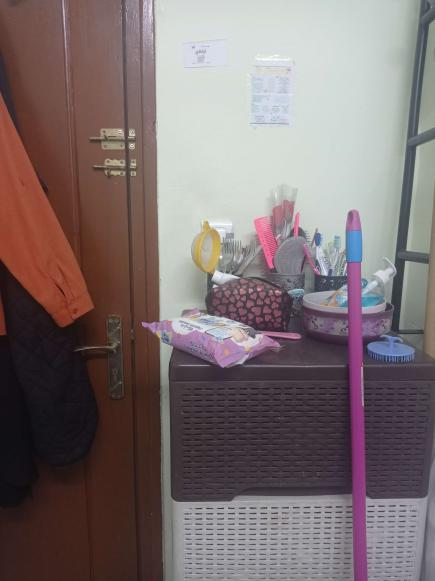
#> input picture src/A1.jpg, 435 x 581 px
$ jupyter execute --allow-errors main.ipynb
#> lines starting #> are read from the running program, lines starting #| are printed output that depends on the picture
### analogy.py
import numpy as np
import cv2
from sklearn.feature_extraction.image import extract_patches_2d as extract
from sklearn.neighbors import NearestNeighbors
import pyflann as pyflann

"""
To get pyflann to work I had to copy the x64 directory from Lib>site-packages>pyflann>lib>win32
into envs>python>Lib>site-packages>pyflann>win32. If you have difficulties just use sklearn, and remove references
to pyflann.
"""

# on devise sur 255 pour normalisee ce qui facilite les calcules
def read_images(apath, appath, bpath):
#> called with apath = 'src/A1.jpg', appath = 'src/Ap1.jpg', bpath = 'src/B1.jpg'
    imgA = cv2.imread(apath, cv2.IMREAD_UNCHANGED)/255.0
    imgAp = cv2.imread(appath, cv2.IMREAD_UNCHANGED)/255.0
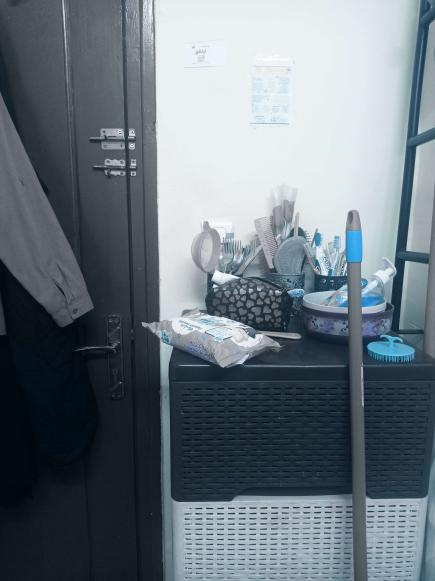
#> input picture src/Ap1.jpg, 435 x 581 px
    imgB = cv2.imread(bpath, cv2.IMREAD_UNCHANGED)/255.0
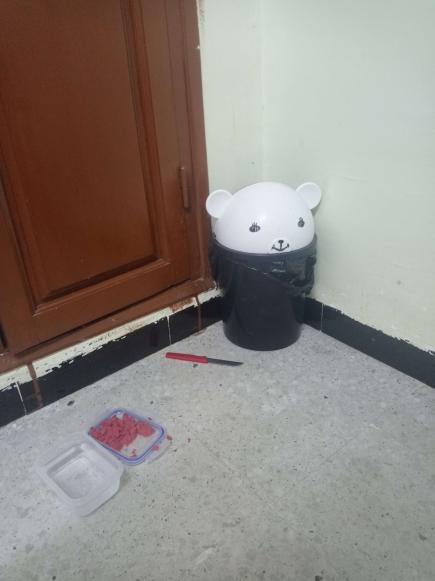
#> input picture src/B1.jpg, 435 x 581 px

    return imgA, imgAp, imgB


# [9 lines left out: function add_pairs, not called in this run]

#section
def remap_y(imgA,imgB):
    meanA = np.mean(imgA)
    sdA = np.std(imgA)
    meanB = np.mean(imgB)
    sdB = np.std(imgB)

    imgA_remapped = sdB/sdA*(imgA-meanA)+meanB

    return imgA_remapped


def rgb2yiq(image, remap=False, remap_target=None, feature='y'):
    yiq_xform = np.array([[0.299, 0.587, 0.114], #ROUGE
                          [0.596, -0.275, -0.321], #Vert
                         [0.212, -0.523, 0.311]]) #bleu
    yiq = np.dot(image, yiq_xform.T.copy())

    if remap:
        remap_y(image, remap_target)
    if feature == 'y':
        return yiq[:,:,0]
    elif feature == 'yiq':
        return yiq


# [7 lines left out: function yiq2rgb, not called in this run]


def get_pyramid(image, levels):
    img = image.copy()
    pyr = [img]
    for i in range(levels):
        img = cv2.pyrDown(img) #downsampling
        pyr.append(img)

    return pyr


def get_features(img, causal=False):

    #create 5x5 neighborhood for L, pad so that feature list is correct dimensions
    #Cette ligne crée une copie de l'image img avec un bord de 2 pixels en haut, en bas, à gauche et à droite.
    #  Cela permet de s'assurer que les fenêtres de voisinage de 5x5 pixels peuvent être correctement extraites
    #  autour de chaque pixel de l'image sans déborder des bords de l'image.
    patches = cv2.copyMakeBorder(img,2,2,2,2,cv2.BORDER_DEFAULT)
    #pour chaque pixel on extrait des voisinge de 5*5
    patches = extract(patches, (5, 5))
    if causal:
        features = np.zeros((img.shape[0],img.shape[1],12))
    else: # extriare 25 caracteristique
        features = np.zeros((img.shape[0],img.shape[1],25))

    height, width = img.shape  # dimensions of the current level of the gaussian pyramid
    for i in range(height):
        for j in range(width):
                features[i, j, :] = patches[i * width + j].flatten()[0:features.shape[2]]

    return features


# [98 lines left out: function make_analogy, not called in this run]


def make_analogy_color(lvl, Nlvl, A_L, Ap_L, B_L, Bp_L, s_L, kappa=0, method='pyflann'):
    A_f = get_features(rgb2yiq(A_L[lvl], remap=True, remap_target=B_L[lvl]))
    Ap_f = get_features(rgb2yiq(Ap_L[lvl], remap=True, remap_target=B_L[lvl]), causal=True)
    A_f = np.concatenate((A_f, Ap_f), 2)

    # initialize additional feature sets and B mats
    if lvl < Nlvl:
        Ad_f = cv2.resize(A_L[lvl+1], (A_L[lvl].shape[1],A_L[lvl].shape[0]), interpolation=cv2.INTER_CUBIC)
        Ad_f = get_features(rgb2yiq(Ad_f, remap=True, remap_target=B_L[lvl+1]))
        Apd_f = cv2.resize(Ap_L[lvl + 1], (Ap_L[lvl].shape[1], Ap_L[lvl].shape[0]), interpolation=cv2.INTER_CUBIC)
        Apd_f = get_features(rgb2yiq(Apd_f, remap=True, remap_target=B_L[lvl+1]))
        A_f = np.concatenate((A_f, Ad_f, Apd_f), 2)
        B1 = cv2.resize(B_L[lvl + 1], dsize=(B_L[lvl].shape[1], B_L[lvl].shape[0]), interpolation=cv2.INTER_CUBIC)
        Bp1 = cv2.resize(Bp_L[lvl + 1], dsize=(Bp_L[lvl].shape[1], Bp_L[lvl].shape[0]), interpolation=cv2.INTER_CUBIC)
        B1_border = cv2.copyMakeBorder(B1, 2, 2, 2, 2, cv2.BORDER_DEFAULT)
        Bp1_border = cv2.copyMakeBorder(Bp1, 2, 2, 2, 2, cv2.BORDER_DEFAULT)

    # initialize mat by taking previous pyramid level and resize it to the same shape as the current level
    # for lvl=Nlvl you can initialize it with current Ap or with some randomization function
    if lvl < Nlvl:
        Bp_L[lvl] = cv2.resize(Bp_L[lvl+1], dsize=(Bp_L[lvl].shape[1], Bp_L[lvl].shape[0]), interpolation=cv2.INTER_CUBIC)
    else:
        Bp_L[lvl] = cv2.resize(B_L[lvl], dsize=(Bp_L[lvl].shape[1], Bp_L[lvl].shape[0]), interpolation=cv2.INTER_CUBIC)

    # resolve border issue by padding 2 pixels for 5x5 neighborhood
    B_border = cv2.copyMakeBorder(B_L[lvl],2,2,2,2,cv2.BORDER_DEFAULT)
    Bp_border = cv2.copyMakeBorder(Bp_L[lvl],2,2,2,2, cv2.BORDER_DEFAULT)

    # put feature list into index format M*N,numFeatures (25+12)
    A_f_2d = np.reshape(A_f, (A_f.shape[0]*A_f.shape[1], A_f.shape[2]))

    """  Begin Neighbor Search Methods  """
    if method == 'pyflann_kmeans':
        flann = pyflann.FLANN()

        print("Building FLANN kmeans index for size:", A_f.size, "for A size", Ap_L[lvl].size)
        flann_p = flann.build_index(A_f_2d, algorithm="kmeans", branching=32, iterations=-1, checks=16)
        print("FLANN kmeans index done...")

    elif method == 'pyflann_kdtree':
        flann = pyflann.FLANN()

        print("Building FLANN kdtree index for size:", A_f.size, "for A size", Ap_L[lvl].size)
        flann_p = flann.build_index(A_f_2d, algorithm="kdtree")
        print("FLANN kdtree index done...")

    elif method == 'sk_nn':
        print("Building Scikit Nearest Neighbors index for size:", A_f.size, "for A size", Ap_L[lvl].size)
        sknn = NearestNeighbors(n_neighbors=1, algorithm='auto').fit(A_f_2d)
        print("NN index done...")
    """  End Neighbor Search Methods  """

    coh_chosen = 0

    for x in range(2, B_border.shape[0]-2):
        #Bp_int = np.uint8(Bp_L[lvl][:,:,0].copy()*255)
        #cv2.imshow("bp", Bp_int)
        #cv2.waitKey(1)
        if x%25 == 0:
            print("Rastering row", x, "of", B_border.shape[0]-4)

        for y in range(2, B_border.shape[1]-2):
            # this is where you really are in B
            bx = x-2
            by = y-2

            B_patch = rgb2yiq(B_border[x-2:x+3,y-2:y+3]).flatten()
            Bp_causal = rgb2yiq(Bp_border[x-2:x+1,y-2:y+3]).flatten()[0:12]
            B_f = np.concatenate((B_patch, Bp_causal))

            if lvl < Nlvl:  # get same set features as A_F
                B1_patch = rgb2yiq(B1_border[x-2:x+3,y-2:y+3]).flatten()
                Bp1_patch = rgb2yiq(Bp1_border[x-2:x+3,y-2:y+3]).flatten()
                B_f = np.concatenate((B_f, B1_patch, Bp1_patch),0)

            if method == 'sk_nn':
                distance, neighbor = sknn.kneighbors(B_f[None, :])
                neighbor = int(neighbor[0])
            else:
                neighbor, distance = flann.nn_index(B_f, 1, checks=flann_p['checks'])
            distance = distance**2
            # get p
            # turn number in neighbor to coordinate in A_f
            m,n = np.unravel_index(neighbor, (A_f.shape[0], A_f.shape[1]))
            if kappa > 0:  # kappa > 0
                coh_neighbor, coh_distance = get_coherent(A_f, B_f, bx, by, s_L[lvl])
                # coh_fact is squared to get it closer to the performance as described in Hertzmann paper
                coh_fact = (1.0 + 2.0 ** (lvl - Nlvl) * kappa)**2
                if coh_distance <= distance*coh_fact:
                    m,n = coh_neighbor
                    coh_chosen += 1


            Bp_L[lvl][bx,by,:] = Ap_L[lvl][m,n,:]  # move value into Bprime

            # save s

            #s_L = np.zeros((B_border.shape[0]-4, B_border.shape[1]-4, 2), dtype=int)


            s_L[lvl][bx, by, 0] = m
            s_L[lvl][bx, by, 1] = n

   # print("Coherent pixel chosen", coh_chosen, "/", Bp_L[lvl].size, "times.")

    return Bp_L[lvl]


# [21 lines left out: function get_coherent, not called in this run]

### main.ipynb
[cell 1]
import numpy as np
import cv2
import analogy
import matplotlib.pyplot as plt
import matplotlib.image as mpimg

[cell 2]
"""  Start User Defined Inputs  """
remap_A = 1 # est ce que on normalise la luminance ou pas
pyr_levels = 5
kappa = 0
# method can be pyflann_kmeans, pyflann_kdtree or sk_nn, default:pyflann_kmeans
search_method = 'pyflann_kdtree'
# type can be luminance or color, most effects work with luminance. Texture synthesis works well with color
# default:luminance
type = 'color'
additional_pairs = False
# type the path of your images here. You can change the output path at the bottom
imgA, imgAp, imgB = analogy.read_images("src/A1.jpg", "src/Ap1.jpg", "src/B1.jpg")

# Chargement des images
imgA = mpimg.imread("src/A1.jpg")
imgAp = mpimg.imread("src/Ap1.jpg")
imgB = mpimg.imread("src/B1.jpg")

# Affichage des images sur une seule ligne
plt.figure(figsize=(12, 4))  # Ajustez la taille de la figure selon vos besoins

# Affichage de l'image imgA avec son nom
plt.subplot(131)
plt.imshow(imgA)
plt.title('Image A')

# Affichage de l'image imgAp avec son nom
plt.subplot(132)
plt.imshow(imgAp)
plt.title('Image Ap')

# Affichage de l'image imgB avec son nom
plt.subplot(133)
plt.imshow(imgB)
plt.title('Image B')

# Pour ajuster l'espacement entre les images
plt.tight_layout()

# Affichage de la figure
plt.show()
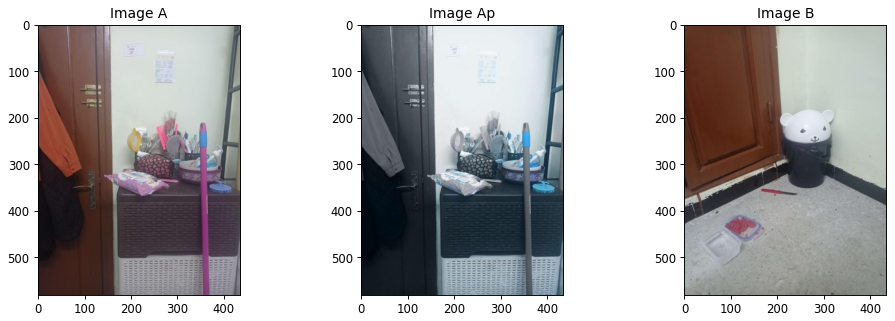
#> figure drawn by matplotlib, 3 panels

if additional_pairs:  # add/remove a line for each pair you want to cat to A and Ap for training on a single loop
    imgA, imgAp = analogy.add_pairs(imgA, imgAp, "src/A2.jpg", "src/Ap2.jpg")
    imgA, imgAp = analogy.add_pairs(imgA, imgAp, "src/A3.jpg", "src/Ap3.jpg")

[cell 3]
# initialize pyramids (denoted by _L)
if type == 'luminance': #deja la on a plusieurs img level
    A_L = analogy.get_pyramid(analogy.rgb2yiq(imgA), pyr_levels)
    B_L = analogy.get_pyramid(analogy.rgb2yiq(imgB, feature='yiq'), pyr_levels)
    Ap_L = analogy.get_pyramid(analogy.rgb2yiq(imgAp, feature='yiq'), pyr_levels)
elif type == 'color':
    A_L = analogy.get_pyramid(imgA, pyr_levels)
#> after the loop in get_pyramid, `for i in range(levels):`: pyr = 6 items
#> A_L = 6 items
    B_L = analogy.get_pyramid(imgB, pyr_levels)
#> B_L = 6 items
    Ap_L = analogy.get_pyramid(imgAp, pyr_levels)
#> the loop in get_pyramid (call 3), `for i in range(levels):` made 5 passes
#> pass 1, in get_pyramid (call 3), `img = cv2.pyrDown(img)`:
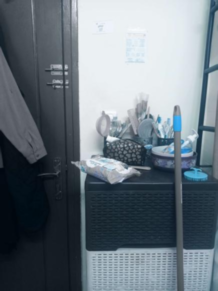
#> img: shape (291, 218, 3); mean R, G, B 106.7, 118, 126.6
#> pass 3, in get_pyramid (call 3), `img = cv2.pyrDown(img)`:
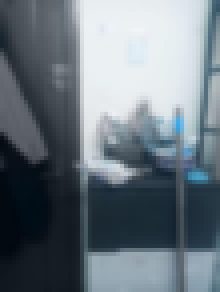
#> img: shape (73, 55, 3) (shown 4 times larger); mean R, G, B 106.6, 117.8, 126.4
#> Ap_L = 6 items

num_levels = len(A_L)
#> num_levels = 6

# Créer une figure pour afficher tous les niveaux de la pyramide
plt.figure(figsize=(16, 8))  # Ajustez la taille de la figure selon vos besoins

for level in range(num_levels):
    plt.subplot(1, num_levels, level + 1)
    plt.imshow(A_L[level], cmap='gray')  # 'cmap' dépend du type d'image (luminance ou couleur)
    plt.title(f'Level {level + 1}')

plt.figure(figsize=(16, 8))  # Ajustez la taille de la figure selon vos besoins

for level in range(num_levels):
    plt.subplot(1, num_levels, level + 1)
    plt.imshow(Ap_L[level], cmap='gray')  # 'cmap' dépend du type d'image (luminance ou couleur)
    plt.title(f'Level {level + 1}')

plt.figure(figsize=(16, 8))
for level in range(num_levels):
    plt.subplot(1, num_levels, level + 1)
    plt.imshow(B_L[level], cmap='gray')  # 'cmap' dépend du type d'image (luminance ou couleur)
    plt.title(f'Level {level + 1}')

plt.tight_layout()
plt.show()
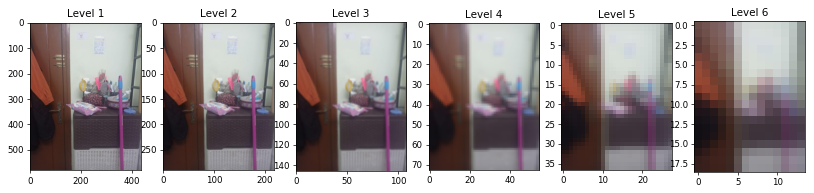
#> figure drawn by matplotlib, 6 panels
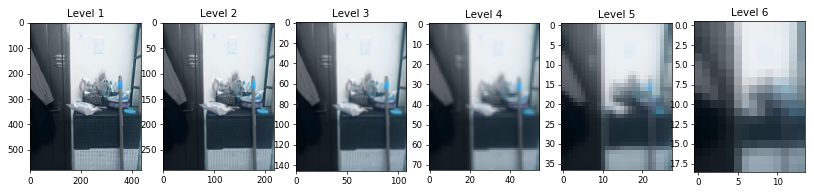
#> figure drawn by matplotlib, 6 panels
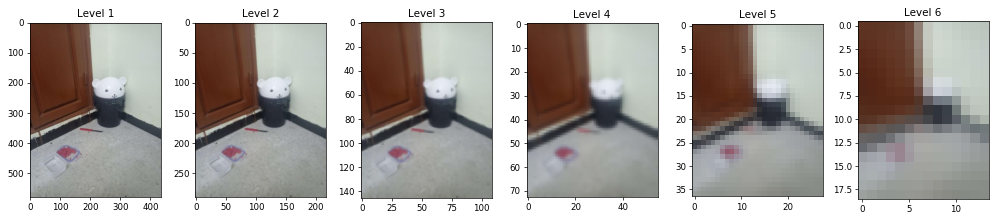
#> figure drawn by matplotlib, 6 panels

[cell 4]
Bp_L = []
s = []
# this loop initializes Bp_L with empty arrays and s with arrays
#  filled with -1 for each level of the image pyramid. These arrays
#  will later be populated with
# values as the algorithm progresses through the pyramid levels.

for i in range(len(B_L)): #each level of the pyramide
    Bp_L.append(np.zeros(B_L[i].shape))
    s.append(np.zeros((B_L[i].shape[0],B_L[i].shape[1],2))-1)
#> this loop made 6 passes
#> after the loop, Bp_L = 6 items; s = 6 items

# Create a figure to display all levels of the pyramid
plt.figure(figsize=(16, 8))  # Adjust the figure size as needed

for level in range(num_levels):
    plt.subplot(1, num_levels, level + 1)
    plt.imshow(Bp_L[level], cmap='gray')  # Use the appropriate cmap based on the content
    plt.title(f'Level {level + 1}')

plt.tight_layout()
plt.show()
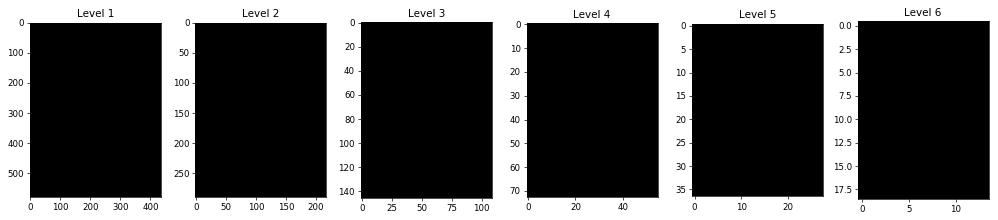
#> figure drawn by matplotlib, 6 panels
